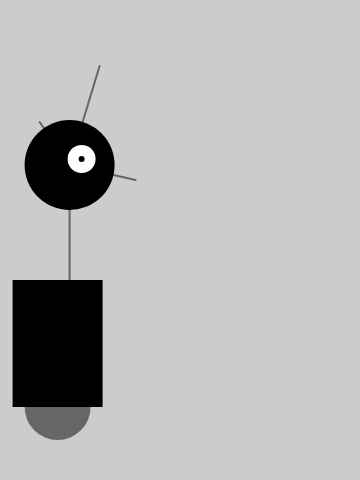
Frame 1 (no input)
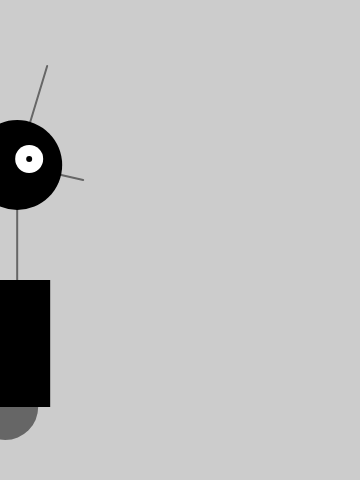
Frame 60 (no input)
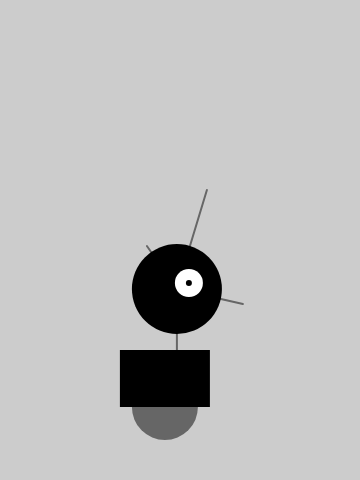
Frame 120 (the mouse pressed at the canvas centre since frame 60)

The p5.js sketch that drew these frames (run headless with seeded random() and noise() and a simulated clock; from frame 60 on, the mouse is pressed at the canvas centre):

// p5.js sketch
// ── sketch.js
let x = 60;          // X-coordinate
let y = 440;         // Y-coordinate
let radius = 45;       // Head Radius
let bodyHeight = 160;  // Body Height
let neckHeight = 70;   // Neck Height

let easing = 0.04;

function setup() {
  createCanvas(360, 480);
  strokeWeight(2);
  ellipseMode(RADIUS);
}

function draw() {
  
  let targetX = mouseX;
  x += (targetX - x) * easing;
    
  if (mouseIsPressed) {
    neckHeight = 16;
    bodyHeight = 90; 
  } else {
    neckHeight = 70;
    bodyHeight = 160; 
  }
  
  let neckY = y - bodyHeight - neckHeight - radius;
  
  background(204);
  
  // Neck
  stroke(102);
  line(x+12, y-bodyHeight, x+12, neckY); 

  // Antennae
  line(x+12, neckY, x-18, neckY-43);
  line(x+12, neckY, x+42, neckY-99);
  line(x+12, neckY, x+78, neckY+15);

  // Body
  noStroke();
  fill(102);
  ellipse(x, y-33, 33, 33);
  fill(0);
  rect(x-45, y-bodyHeight, 90, bodyHeight-33);

  // Head
  fill(0);
  ellipse(x+12, neckY, radius, radius); 
  fill(255);
  ellipse(x+24, neckY-6, 14, 14);
  fill(0);
  ellipse(x+24, neckY-6, 3, 3);
}

// https://editor.p5js.org/jht1493/sketches/sWEVGT4bm
// Ex_05_99 Robot03_Response

// https://github.com/lmccart/gswp5.js-code/blob/master/Robots/Robot03_Response.js
